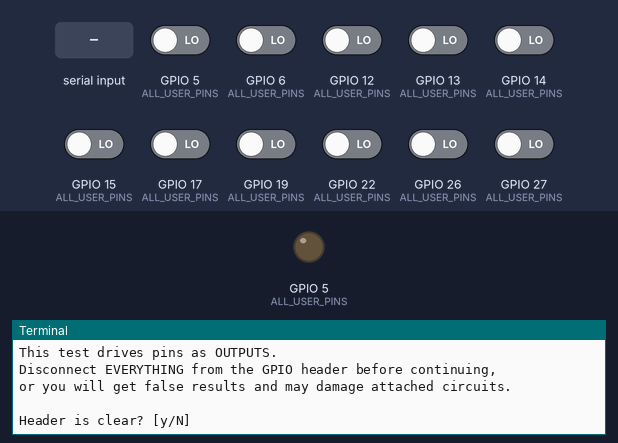
Bench run of a program on a simulated Raspberry Pi (BCM pin numbers). On the bench: output pins drawn as LEDs (lit = HIGH), the last lines printed to the terminal. The test bench sets the inputs (shaded band); at power-on: GPIO 5 (ALL_USER_PINS), GPIO 6 (ALL_USER_PINS), GPIO 12 (ALL_USER_PINS), GPIO 13 (ALL_USER_PINS), GPIO 14 (ALL_USER_PINS), GPIO 15 (ALL_USER_PINS), GPIO 17 (ALL_USER_PINS), GPIO 19 (ALL_USER_PINS), GPIO 22 (ALL_USER_PINS), GPIO 26 (ALL_USER_PINS), GPIO 27 (ALL_USER_PINS) LOW. At 1.4 s the program stops and its outputs stay as they are.

Above: at 1.2 s.
1.3 s: "y" typed at the terminal, then Enter
At 1.31 s:
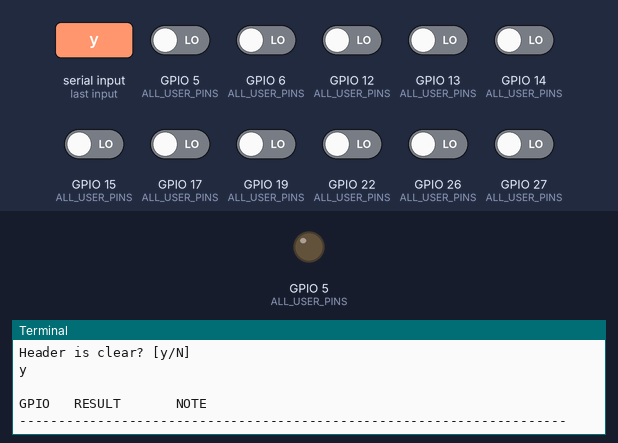
At 1.9 s:
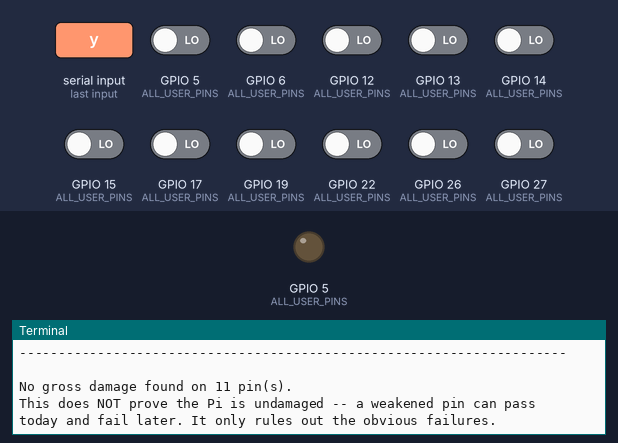

The program:

gpio_selftest.py
```python
#!/usr/bin/env python3
"""
Check Raspberry Pi GPIOs for damage.

Written after the MicroView harness was wired with both pin rows reversed,
which put the MicroView's +5V rail and VIN onto wires intended for TX and RX.
Any Pi GPIO that was connected to that harness may have seen well above its
3.3V absolute maximum.

WHAT THIS CAN AND CANNOT TELL YOU
---------------------------------
It detects the common, obvious failures: a pin stuck high, stuck low, or one
that no longer responds to its own internal pull-up/pull-down. It cannot
detect a weakened pin that still works today and fails next month, and it
cannot detect leakage that only shows up under load. A PASS here means "no
gross damage found", not "undamaged".

BEFORE RUNNING -- THIS MATTERS
------------------------------
DISCONNECT EVERYTHING from the GPIO header. Any wire still attached will drive
or load a pin and produce a false result, in either direction. The test drives
pins as outputs, so an attached circuit could also be damaged.

    sudo systemctl start pigpiod
    ./gpio_selftest.py

USAGE
    ./gpio_selftest.py                 test the pins this project uses
    ./gpio_selftest.py --all           test every user GPIO (2-27)
    ./gpio_selftest.py --pins 14,15     test specific pins
"""

import argparse
import sys
import time

try:
    import pigpio
except ImportError:
    print("pigpio not installed. sudo apt install python3-pigpio")
    sys.exit(1)


SETTLE_S = 0.002

# Pins this project touches, and why we care about each one.
PINS_OF_INTEREST = {
    14: "UART TXD - header pin 8, ran to the MicroView harness",
    15: "UART RXD - header pin 10, ran to the MicroView harness",
    17: "old RECORDSTART handshake in / new stop button",
    22: "old PISTATUS pulse-code out",
    27: "old RECORDSTOP handshake in",
    5: "new scan 1 button",
    6: "new scan 2 button",
    12: "new scan 3 button",
    13: "new motor ENABLE",
    19: "new motor STEP",
    26: "new motor DIR",
}

ALL_USER_PINS = list(range(2, 28))

# GPIO2 and GPIO3 carry 1.8k pull-up resistors to 3V3 fitted on the Pi's own
# board, on every model. They are there because these are the designated I2C
# pins and I2C requires them. The internal pull-down is about 50k, so it cannot
# pull against 1.8k and the pin reads high no matter what -- that is correct,
# healthy behaviour, NOT damage.
#
# Learned the hard way on 2026-08-09: this test reported both pins as "STUCK
# HIGH - ignores the internal pull-down" on a known-good Pi 4.
FIXED_PULLUP_PINS = {
    2: "I2C SDA1 - 1.8k pull-up fitted on the Pi board",
    3: "I2C SCL1 - 1.8k pull-up fitted on the Pi board",
}


def test_pin(pi, pin):
    """
    Returns (verdict, detail) where verdict is "pass", "output-only" or "fail".

    Two INDEPENDENT checks, and both always run -- an earlier version returned
    as soon as the pull test failed, which hid the distinction that actually
    matters. A pin whose internal pull-up is dead but whose output driver still
    works is unusable for a button and perfectly good for STEP, DIR or ENABLE.
    "Damaged" was too blunt a verdict to act on.

      1. Internal pull-up should read high, pull-down should read low.
         Skipped for pins with a fixed board pull-up, which cannot pass it.
      2. Driven as an output, the pin should read back what it was told. This
         is the check that says whether the pin is alive at all.
    """
    original_mode = pi.get_mode(pin)
    try:
        # --- input, with the internal pulls ---
        pi.set_mode(pin, pigpio.INPUT)

        pi.set_pull_up_down(pin, pigpio.PUD_UP)
        time.sleep(SETTLE_S)
        pulled_up = pi.read(pin)

        pi.set_pull_up_down(pin, pigpio.PUD_DOWN)
        time.sleep(SETTLE_S)
        pulled_down = pi.read(pin)

        pi.set_pull_up_down(pin, pigpio.PUD_OFF)

        pull_detail = None
        if pin in FIXED_PULLUP_PINS:
            # Only the pull-UP direction is meaningful here.
            if pulled_up != 1:
                pull_detail = "does not read high even with a 1.8k board pull-up"
        elif pulled_up == 0 and pulled_down == 0:
            pull_detail = "input pull-up ineffective (reads low when pulled up)"
        elif pulled_up == 1 and pulled_down == 1:
            pull_detail = "input pull-down ineffective (reads high when pulled down)"
        elif pulled_up != 1 or pulled_down != 0:
            pull_detail = ("pull-up read %d, pull-down read %d"
                           % (pulled_up, pulled_down))

        # --- output readback: always run, whatever the pulls did ---
        pi.set_mode(pin, pigpio.OUTPUT)

        pi.write(pin, 0)
        time.sleep(SETTLE_S)
        low = pi.read(pin)

        pi.write(pin, 1)
        time.sleep(SETTLE_S)
        high = pi.read(pin)

        pi.write(pin, 0)

        if low != 0 or high != 1:
            detail = ("output driver DEAD: wrote 0 read %d, wrote 1 read %d"
                      % (low, high))
            if pull_detail:
                detail += "; also " + pull_detail
            return "fail", detail

        if pull_detail:
            # Output works, input pulls do not. Usable, but only one way round.
            return "output-only", pull_detail + "; output driver OK"

        if pin in FIXED_PULLUP_PINS:
            return "pass", FIXED_PULLUP_PINS[pin]
        return "pass", "ok"
    finally:
        try:
            pi.set_mode(pin, pigpio.INPUT)
            pi.set_pull_up_down(pin, pigpio.PUD_OFF)
            if original_mode in (pigpio.INPUT, pigpio.OUTPUT):
                pi.set_mode(pin, original_mode)
        except Exception:
            pass


def main():
    parser = argparse.ArgumentParser(description="Pi GPIO damage check")
    parser.add_argument("--all", action="store_true",
                        help="test every user GPIO (2-27)")
    parser.add_argument("--pins", help="comma-separated BCM pin numbers")
    parser.add_argument("--yes", action="store_true",
                        help="skip the disconnect-everything prompt")
    args = parser.parse_args()

    if args.pins:
        pins = [int(p) for p in args.pins.split(",") if p.strip()]
    elif args.all:
        pins = ALL_USER_PINS
    else:
        pins = sorted(PINS_OF_INTEREST)

    print("This test drives pins as OUTPUTS.")
    print("Disconnect EVERYTHING from the GPIO header before continuing,")
    print("or you will get false results and may damage attached circuits.\n")
    if not args.yes:
        if input("Header is clear? [y/N] ").strip().lower() != "y":
            print("Aborted.")
            return 1

    pi = pigpio.pi()
    if not pi.connected:
        print("Cannot reach pigpiod. sudo systemctl start pigpiod")
        return 1

    dead = []
    output_only = []
    try:
        print("\n%-6s %-12s %s" % ("GPIO", "RESULT", "NOTE"))
        print("-" * 70)
        for pin in pins:
            verdict, detail = test_pin(pi, pin)
            note = PINS_OF_INTEREST.get(pin, "")
            if verdict == "pass":
                print("%-6d %-12s %s" % (pin, "PASS", note))
            elif verdict == "output-only":
                output_only.append((pin, detail))
                print("%-6d %-12s %s" % (pin, "OUTPUT-ONLY", detail))
                if note:
                    print("%-6s %-12s   (%s)" % ("", "", note))
            else:
                dead.append((pin, detail))
                print("%-6d %-12s %s" % (pin, "FAIL", detail))
                if note:
                    print("%-6s %-12s   (%s)" % ("", "", note))
    finally:
        pi.stop()

    print("-" * 70)

    if output_only:
        print("\n%d pin(s) OUTPUT-ONLY:" % len(output_only))
        for pin, detail in output_only:
            print("  GPIO%-3d %s" % (pin, detail))
        print("\nThese pins still drive fine, so they remain usable for STEP,")
        print("DIR, ENABLE or any output. Do NOT use them for a button: a")
        print("button relies on the internal pull-up to define the released")
        print("state, and without it the input floats and reads noise.")

    if dead:
        print("\n%d pin(s) DEAD (output driver gone):" % len(dead))
        for pin, detail in dead:
            print("  GPIO%-3d %s" % (pin, detail))
        print("\nMove the affected signals to healthy pins -- every pin this")
        print("project uses is configurable by environment variable.")

    if dead or output_only:
        return 1

    print("\nNo gross damage found on %d pin(s)." % len(pins))
    print("This does NOT prove the Pi is undamaged -- a weakened pin can pass")
    print("today and fail later. It only rules out the obvious failures.")
    return 0


if __name__ == "__main__":
    sys.exit(main())
```

Measured:
- after the input at 1.3 s, the terminal: prints a new line at once (image 1)
